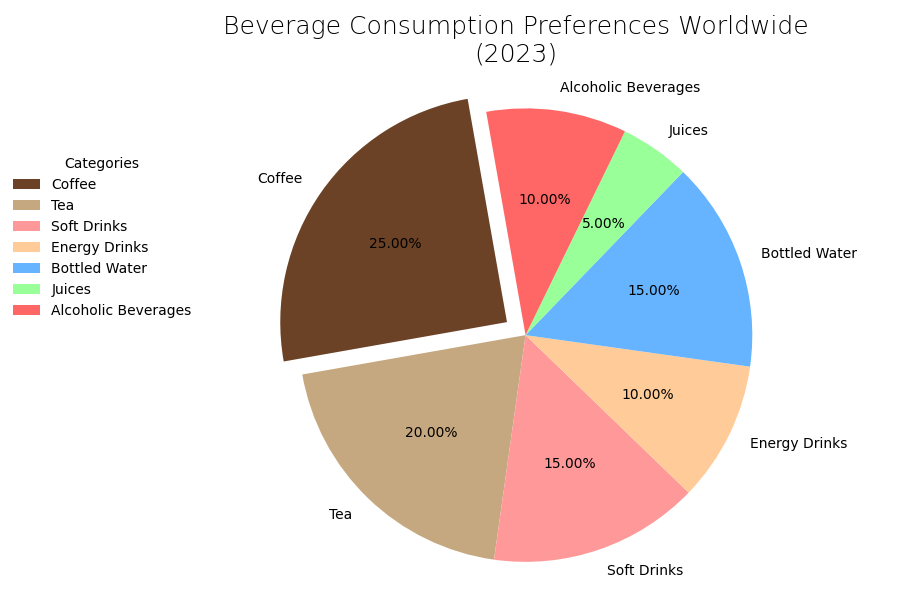

Generate this figure with Python:
import matplotlib.pyplot as plt

beverage_categories = ['Coffee', 'Tea', 'Soft Drinks', 'Energy Drinks', 'Bottled Water', 'Juices', 'Alcoholic Beverages']
market_shares = [25, 20, 15, 10, 15, 5, 10]
colors = ['#6B4226', '#C5A880', '#FF9999', '#FFCC99', '#66B3FF', '#99FF99', '#FF6666']
explode = (0.1, 0, 0, 0, 0, 0, 0)

plt.figure(figsize=(9, 6))
plt.pie(market_shares, labels=beverage_categories, autopct='%1.2f%%', startangle=100, 
        colors=colors, explode=explode, shadow=False,)

plt.title('Beverage Consumption Preferences Worldwide\n(2023)', fontsize=18, fontweight='light', pad=10)
plt.axis('equal')

plt.legend(beverage_categories, title="Categories", loc='lower left', bbox_to_anchor=(-0.2, 0.5), frameon=False)

plt.grid(True)
plt.tight_layout()

plt.show()
